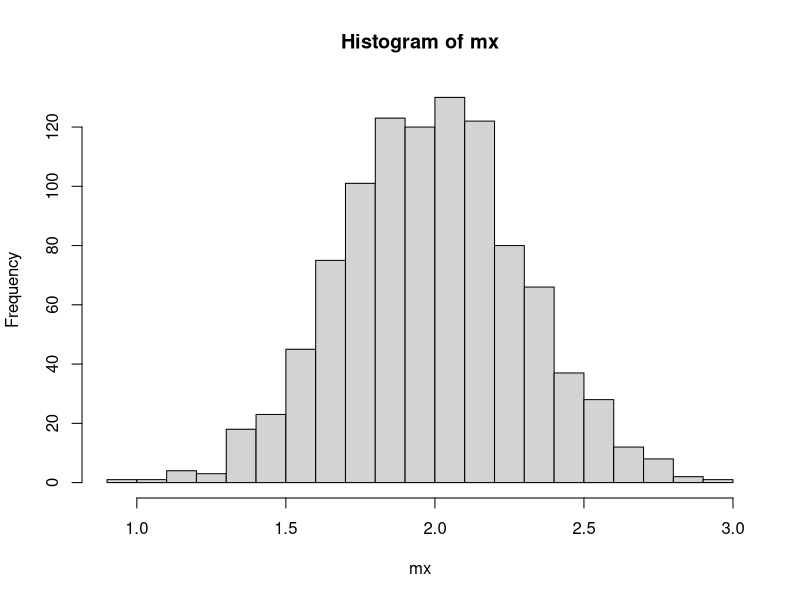
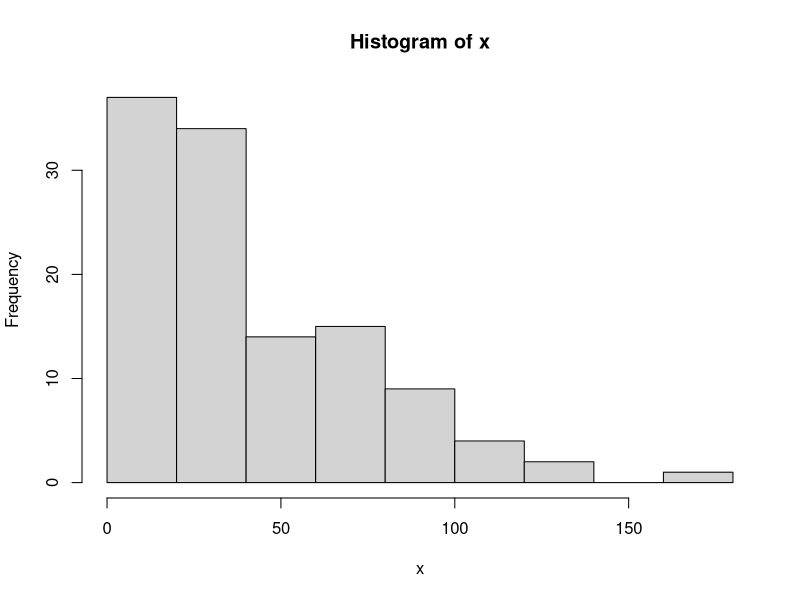
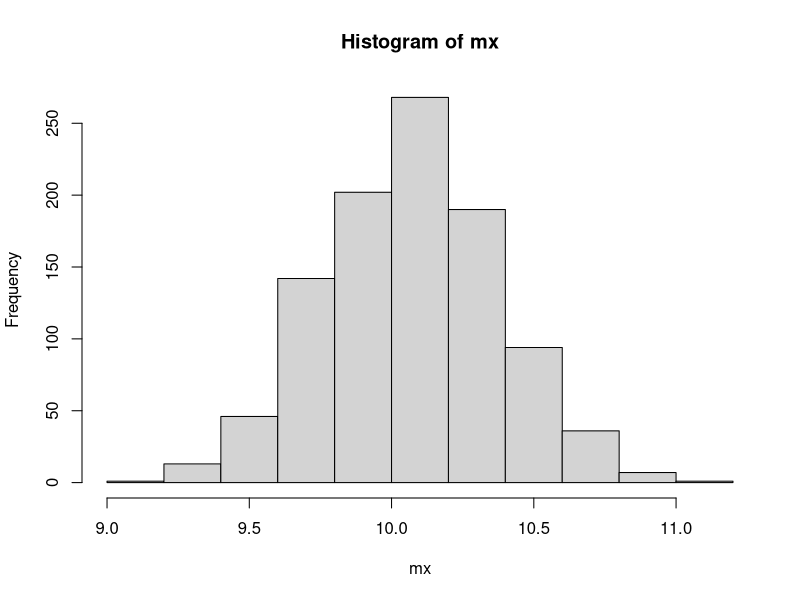

These charts were generated, in order, by the following R code:
##########################################################################
##########################################################################
## CHAPTER 3: a for loop                                                ##
##########################################################################
##########################################################################

mx<-c(1:1000)
for(i in 1:1000)
{
  x<-rnorm(10,2,1)
  mx[i]<-mean(x)
}
hist(mx,nclass=25)



##########################################################################
##########################################################################
## CHAPTER 4: user functions                                            ##
##########################################################################
##########################################################################

fch20<-function(x)
{
  mean.x<-mean(x)
  med.x<-median(x)
  q.x<-quantile(x)
  hist(x)
  print(mean.x)
  print(med.x)
  print(q.x)
}


y<-na.omit(airquality$Ozone)
fch20(y)

##########################################################################
##########################################################################
## CHAPTER 5: the for loop                                             ##
##########################################################################
##########################################################################

x <- c(11.201, 10.035, 11.118, 9.055, 9.434, 9.663, 10.403, 11.662, 9.285,8.84)
mean(x)
n<-length(x)
B<-1000
mx<-c(1:B)
for(i in 1:B){
  cat(i) # This prints the current value of 'i' to the console during each iteration (no space)
  boot.i<-sample(x,n,replace=T) # Gets sample with replacement since "replace = T"
  print(boot.i)
  mx[i]<-mean(boot.i)
}
var(mx)
hist(mx)


##########################################################################
##########################################################################
## THE END                                                              ##
##########################################################################
##########################################################################
